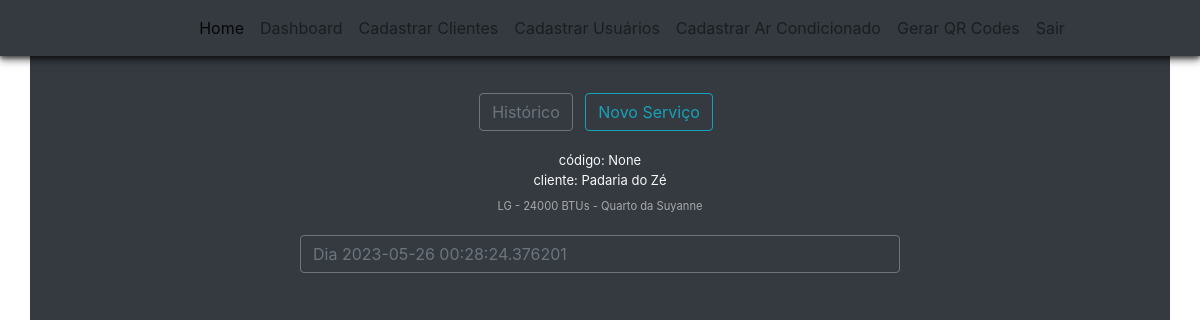
The app's page /dashboard/cliente/relatorio-servico/45 (signed in) with its own data.
### climaxcool/models.py (models this page shows)
class Equipments(database.Model):
    id = database.Column(database.Integer, primary_key=True)
    name_equipment = database.Column(database.String, nullable=False)
    btus_equipment = database.Column(database.Integer, nullable=False)
    brand_equipment = database.Column(database.String, nullable=False)
    address = database.Column(database.String, nullable=False)
    qr_code = database.Column(database.String, unique=True)
    status_equipment = database.Column(database.String, default="ATIVO")
    date_create = database.Column(database.DateTime, nullable=False, default=datetime.utcnow)
    id_customer = database.Column(database.Integer, database.ForeignKey('customers.id'), nullable=False)
    id_user = database.Column(database.Integer, database.ForeignKey('users.id'), nullable=False)

class Customers(database.Model):
    id = database.Column(database.Integer, primary_key=True)
    type_customer = database.Column(database.String, nullable=False)
    number_register_customer = database.Column(database.String, nullable=False, unique=True)
    name_customer = database.Column(database.String, nullable=False)
    name_responsible = database.Column(database.String)
    email = database.Column(database.String)
    address = database.Column(database.String)
    telephone_fixed = database.Column(database.String)
    telephone_mobile = database.Column(database.String, nullable=False)
    reference_point = database.Column(database.String)
    status_customer = database.Column(database.String, default="ATIVO")
    date_create = database.Column(database.DateTime, nullable=False, default=datetime.utcnow)
    date_last_update = database.Column(database.DateTime, default=datetime.utcnow, onupdate=datetime.utcnow)
    id_user = database.Column(database.Integer, database.ForeignKey('users.id'), nullable=False)
    equipment = database.relationship('Equipments', backref='company_asset', lazy=True)

class Services(database.Model):
    id = database.Column(database.Integer, primary_key=True)
    service = database.Column(database.String, nullable=False)
    date_create = database.Column(database.DateTime, nullable=False, default=datetime.utcnow)
    annotations = database.Column(database.String)
    price = database.Column(database.Integer)
    id_customer = database.Column(database.Integer, database.ForeignKey('customers.id'), nullable=False)
    id_equipment = database.Column(database.Integer, database.ForeignKey('equipments.id'), nullable=False)
    id_expert = database.Column(database.Integer, database.ForeignKey('users.id'), nullable=False)

### climaxcool/routes/routes.py (the view)
@app.route('/dashboard/cliente/relatorio-servico', defaults={'equipment_id': None})
@app.route('/dashboard/cliente/relatorio-servico/<int:equipment_id>')
@login_required
def report_service(equipment_id):
    report_service = services_viewmodel.report_service(equipment_id)
    return report_service

### climaxcool/models.py (called while the page is built)
@login_manager.user_loader
def load_user(id_user):
    return Users.query.get(int(id_user))

### climaxcool/templates/report_service.html (shortened to what this page needs)
{% extends 'nav_logged.html' %}
{% block bodynav %}
<div class="container bg-dark" style="padding-top: 60px; height: 100vh;">
    <div class="py-2 text-center">
        <div class="pb-2">
            <a id="btn-historico" class="btn btn-outline-secondary mr-2" href="{{url_for('report_service', equipment_id=equipment.id, customer_id=customer.id)}}">Histórico</a>
            <a id="btn-novo-servico" class="btn btn-outline-info mr-2" href="{{url_for('new_service', equipment_id=equipment.id, customer_id=customer.id)}}">Novo Serviço</a>
        </div>
    </div>
    <div class="container text-center text-light" id="option1">
        <div class="mt-1">
            <p style="font-size: small;" class="my-0">código: {{ equipment.qr_code }}</p>
            <p style="font-size: small;" class="my-0">cliente: {{customer.name_customer}}</p>
            <p style="font-size: 0.7rem; color: darkgrey;" class="mt-2">
                {{equipment.name_equipment}}
            </p>
        </div>
    </div>
    <div class="container row justify-content-center text-center text-light mx-0">
        {%for service in services%}
        <div class="col-md-7 mb-1">
            <button style="width: 100%; text-align: start;" class="btn btn-outline-secondary mt-1" type="button" data-bs-toggle="collapse" data-bs-target="#serv{{service.id}}"> Dia {{service.date}}</button>
        </div>
        {%endfor%}
    </div>
</div>
{% endblock %}

### records on screen
Equipments: qr_code "None", name_equipment "LG - 24000 BTUs - Quarto da Suyanne"
Customers: name_customer "Padaria do Zé"
Services: date "2023-05-26 00:28:24.376201"
